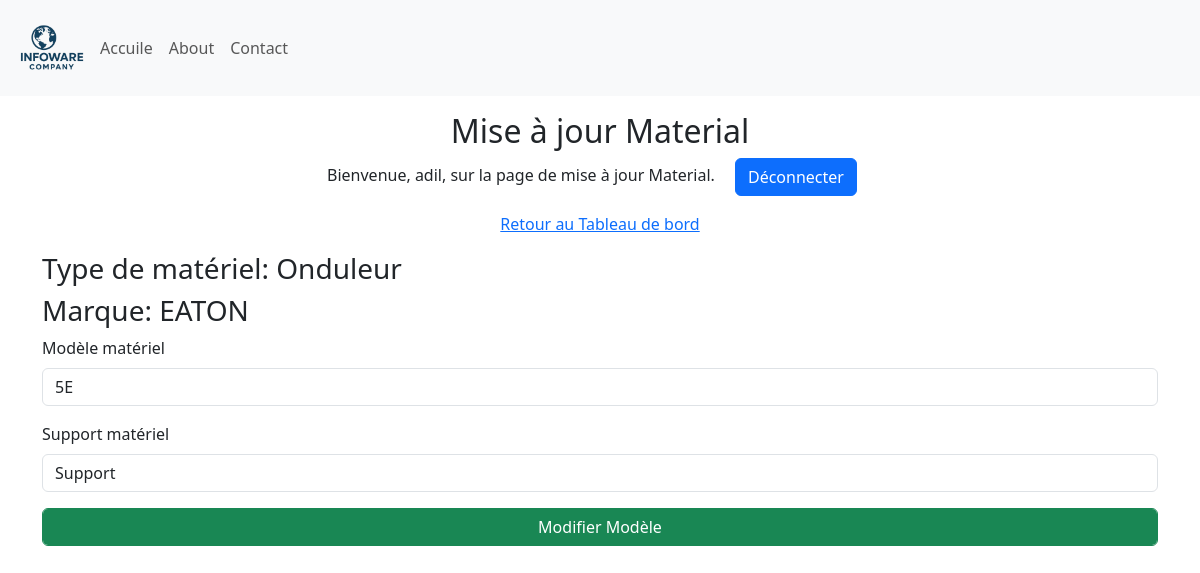
/update_Model/9 (signed in), run on the app's committed database.
### Site/models.py (models this page shows, shortened)
class MaterialType(db.Model):
    id = db.Column(db.Integer, primary_key=True)
    typeMaterial = db.Column(db.String(50), unique=True, nullable=False)

class Marque(db.Model):
    id = db.Column(db.Integer, primary_key=True)
    MarqueName = db.Column(db.String(50), unique=True, nullable=False)

class Model(db.Model):
    id = db.Column(db.Integer, primary_key=True)
    modelname = db.Column(db.String(50), unique=True, nullable=False)
    type_material_id = db.Column(db.Integer, db.ForeignKey('material_type.id'), nullable=False)
    marque_id = db.Column(db.Integer, db.ForeignKey('marque.id'), nullable=False)
    support_uri = db.Column(db.String(200), unique=False, nullable=True)

### Site/dashbord/models.py (the view, shortened to what this page needs)
@ModelMaterial.route('/update_Model/<int:model_id>', methods=['GET', 'POST'])
def update_model(model_id):
    if 'user' not in session:
        return redirect(url_for('adminstration.login'))
    model = Model.query.get_or_404(model_id)
    MaterialTypeName = MaterialType.query.get_or_404(model.type_material_id)
    MarqueName = Marque.query.get_or_404(model.marque_id)
    return render_template('update_Material.html', name=session['user'], model=model, MaterialTypeName=MaterialTypeName, MarqueName=MarqueName)

### Site/templates/update_Material.html (shortened to what this page needs)
{% extends 'base.html' %}
{% block body %}
<div class="container-fluid">
    <div class="row">
        <div class="col-12  my-3">
            <div class="text-center">
                <h2>Mise à jour Material</h2>
                <p>Bienvenue, {{ name }}, sur la page de mise à jour Material. <a class="mx-3 btn btn-primary" href="{{ url_for('admin.logout') }}"">Déconnecter</a></p>
                <p><a href="{{ url_for('dashbord.dashbord_page') }}">Retour au Tableau de bord</a> </p>
            </div>
            <div class="container">
                <form method="POST">
                    <h3>Type de matériel: {{ MaterialTypeName.typeMaterial }}</h3>
                    <h3>Marque: {{ MarqueName.MarqueName }}</h3>
                    <div class="mb-3">
                        <label for="ModelName" class="form-label">Modèle matériel</label>
                        <input type="text" class="form-control" id="ModelName" name="ModelName" value="{{ model.modelname }}" required>
                    </div>
                    <div class="mb-3">
                        <label for="SupportName" class="form-label">Support matériel</label>
                        <input type="text" class="form-control" id="SupportName" name="SupportName" value="{{ model.support_uri }}" required>
                    </div>
                    <button type="submit" class="form-control btn btn-success">Modifier Modèle</button>
                </form>
            </div>
        </div>
    </div>
</div>
{% endblock %}

### Site/static/style.css (style rules this page uses)
* { margin: 0; padding: 0; box-sizing: border-box; }
:root { --primary-color: #0056b3; --secondary-color: #f8f9fa; --text-color: #333; --highlight-color: #007bff; }
body { font-family: 'Segoe UI', Tahoma, Geneva, Verdana, sans-serif; }

### data on the page
MaterialType: typeMaterial "Onduleur"
Marque: MarqueName "EATON"
Model: ModelName "5E", SupportName "Support"

### other printed values
{{ name }} "adil"
